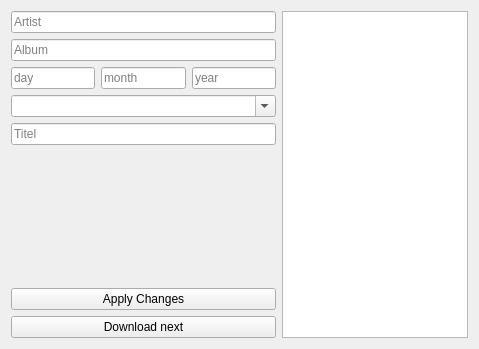
<?xml version="1.0" encoding="UTF-8"?>
<ui version="4.0">
 <class>Form</class>
 <widget class="QWidget" name="Form">
  <property name="geometry">
   <rect>
    <x>0</x>
    <y>0</y>
    <width>479</width>
    <height>349</height>
   </rect>
  </property>
  <property name="windowTitle">
   <string>Form</string>
  </property>
  <layout class="QHBoxLayout" name="horizontalLayout_2">
   <item>
    <layout class="QVBoxLayout" name="verticalLayout">
     <item>
      <widget class="QLineEdit" name="artist_input">
       <property name="text">
        <string/>
       </property>
       <property name="placeholderText">
        <string>Artist</string>
       </property>
      </widget>
     </item>
     <item>
      <widget class="QLineEdit" name="album_input">
       <property name="placeholderText">
        <string>Album</string>
       </property>
      </widget>
     </item>
     <item>
      <layout class="QHBoxLayout" name="horizontalLayout_3">
       <item>
        <widget class="QLineEdit" name="rday_input">
         <property name="placeholderText">
          <string>day</string>
         </property>
        </widget>
       </item>
       <item>
        <widget class="QLineEdit" name="rmonth_input">
         <property name="placeholderText">
          <string>month</string>
         </property>
        </widget>
       </item>
       <item>
        <widget class="QLineEdit" name="ryear_input">
         <property name="placeholderText">
          <string>year</string>
         </property>
        </widget>
       </item>
      </layout>
     </item>
     <item>
      <widget class="QComboBox" name="genre_input">
       <property name="editable">
        <bool>true</bool>
       </property>
      </widget>
     </item>
     <item>
      <widget class="QLineEdit" name="title_input">
       <property name="placeholderText">
        <string>Titel</string>
       </property>
      </widget>
     </item>
     <item>
      <spacer name="verticalSpacer">
       <property name="orientation">
        <enum>Qt::Orientation::Vertical</enum>
       </property>
       <property name="sizeHint" stdset="0">
        <size>
         <width>20</width>
         <height>40</height>
        </size>
       </property>
      </spacer>
     </item>
     <item>
      <widget class="QPushButton" name="apply_push">
       <property name="text">
        <string>Apply Changes</string>
       </property>
      </widget>
     </item>
     <item>
      <widget class="QPushButton" name="repeat_push">
       <property name="text">
        <string>Download next</string>
       </property>
      </widget>
     </item>
    </layout>
   </item>
   <item>
    <layout class="QHBoxLayout" name="horizontalLayout">
     <item>
      <widget class="QGraphicsView" name="graphicsView"/>
     </item>
    </layout>
   </item>
  </layout>
 </widget>
 <resources/>
 <connections/>
</ui>
